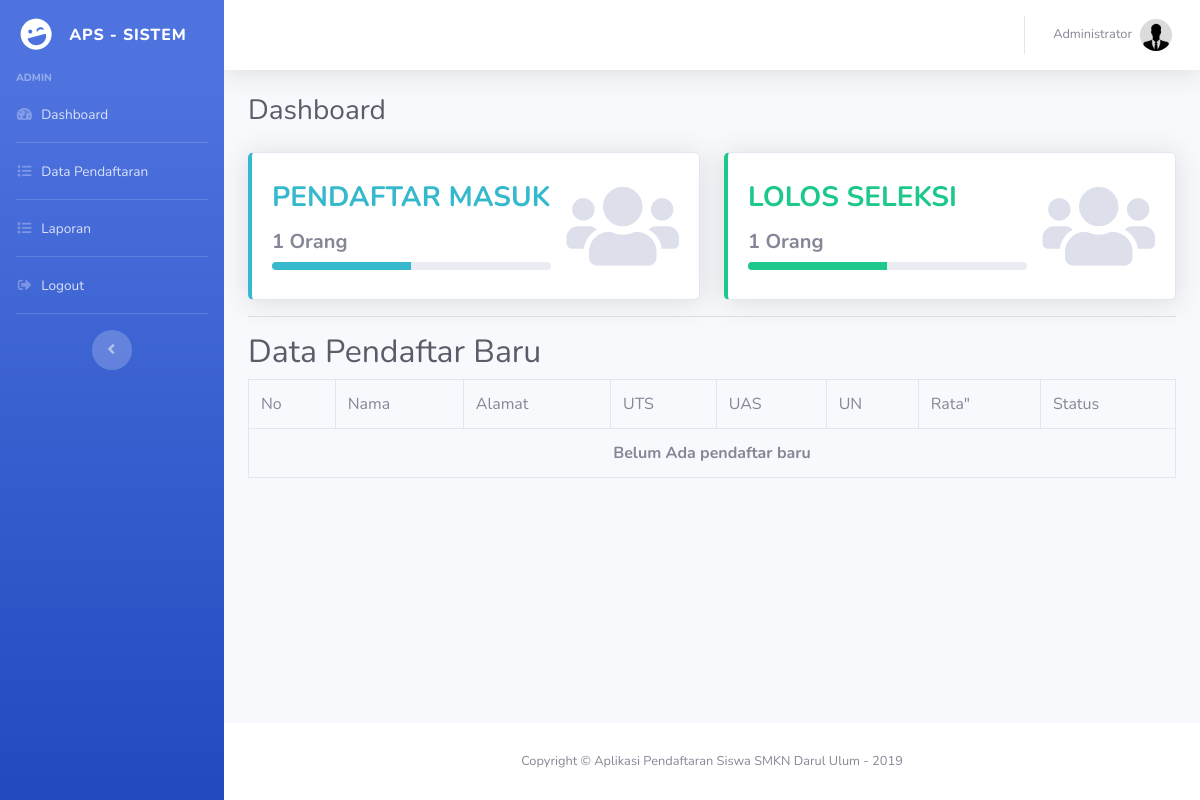
Page /admin/dashboard.php (signed in) on the earlier database version.
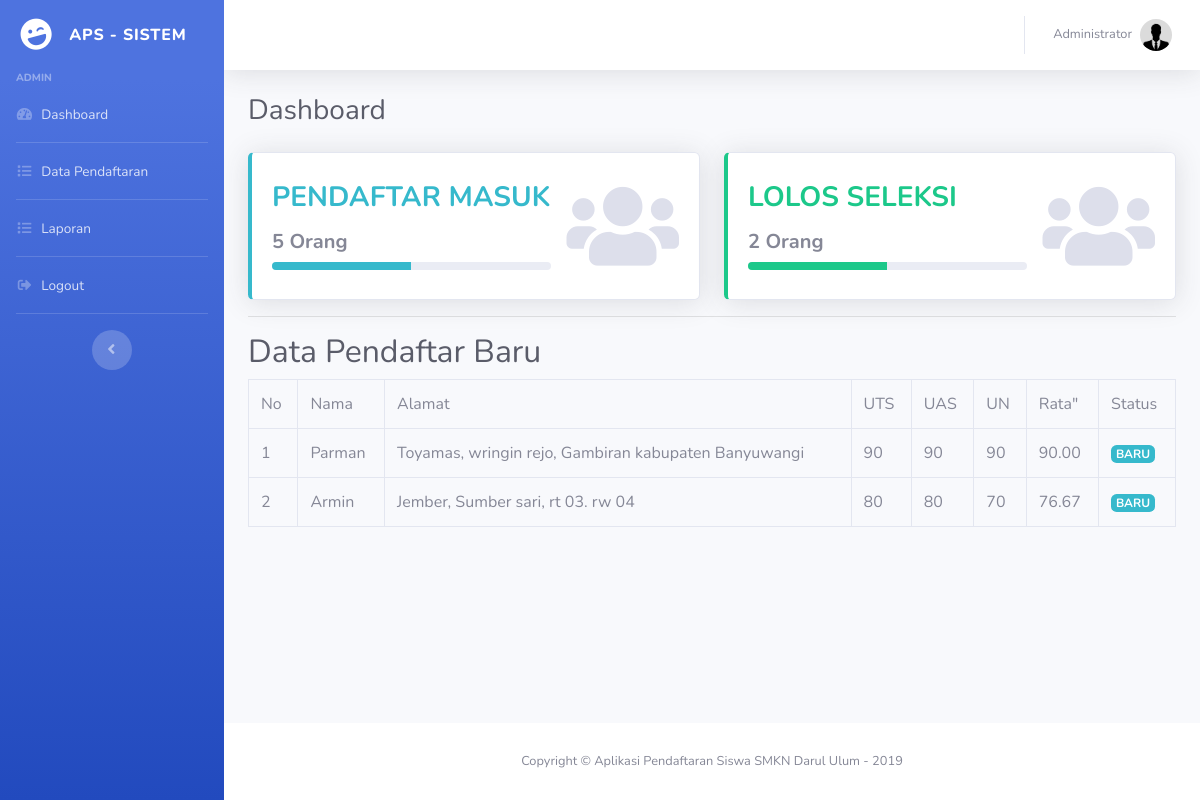
Same page on the later database version.
### tables this page shows
CREATE TABLE `nilai` (
  `id` int(11) NOT NULL,
  `nilai_un` double DEFAULT NULL,
  `nilai_us` double DEFAULT NULL,
  `nilai_uts_1` double NOT NULL,
  `status` int(1) NOT NULL,
  `pendaftar_id` int(11) DEFAULT NULL
);

CREATE TABLE `pendaftar` (
  `id` int(11) NOT NULL,
  `nama` varchar(100) DEFAULT NULL,
  `tmpt_lahir` varchar(100) DEFAULT NULL,
  `tgl_lahir` date DEFAULT NULL,
  `jenis_kelamin` enum('L','P') DEFAULT NULL,
  `agama` varchar(45) DEFAULT NULL,
  `alamat` text,
  `email` varchar(100) DEFAULT NULL,
  `telepon` varchar(45) DEFAULT NULL,
  `foto` varchar(100) NOT NULL,
  `users_id` int(11) DEFAULT NULL
);

### admin/dashboard_control.php (called while the page is built, shortened)
<?php
$all_pendaftar = mysqli_query($koneksi, "SELECT * FROM pendaftar, nilai WHERE pendaftar.id = nilai.pendaftar_id AND nilai.status = 0");
$jml_pendaftar = mysqli_query($koneksi, "SELECT * FROM pendaftar, nilai WHERE pendaftar.id = nilai.pendaftar_id");
$jml_lolos = mysqli_query($koneksi, "SELECT * FROM pendaftar, nilai WHERE pendaftar.id = nilai.pendaftar_id AND nilai.status = 1");
?>

### admin/dashboard.php (the view)
<?php include('../config/auto_load.php'); ?>
<?php include('dashboard_control.php') ?>
<?php include('../template/header.php'); ?>
<div class="container-fluid">
  <h1 class="h3 mb-4 text-gray-800">Dashboard</h1>
  <div class="row">
    <div class="col-md-6">
      <div class="card border-left-info shadow h-100 py-2">
        <div class="card-body">
          <div class="row no-gutters align-items-center">
            <div class="col mr-2">
              <div class="h3 font-weight-bold text-info text-uppercase mb-1">Pendaftar Masuk</div>
                <div class="h5 mt-3 font-weight-bold">
                  <?= mysqli_num_rows($jml_pendaftar) ?> Orang
                </div>
                <div class="row no-gutters align-items-center">
                  <div class="col">
                    <div class="progress progress-sm mr-2">
                      <div class="progress-bar bg-info" role="progressbar" style="width: 50%" aria-valuenow="50" aria-valuemin="0" aria-valuemax="100"></div>
                    </div>
                  </div>
                </div>
              </div>
              <div class="col-auto">
                <i class="fas fa-users fa-2x text-gray-300" style="font-size: 90px;"></i>
            </div>
          </div>
        </div>
      </div>
    </div>
    <div class="col-md-6">
        <div class="card border-left-success shadow h-100 py-2">
          <div class="card-body">
            <div class="row no-gutters align-items-center">
              <div class="col mr-2">
                <div class="h3 font-weight-bold text-success text-uppercase mb-1">Lolos Seleksi</div>
                  <div class="h5 mt-3 font-weight-bold">
                    <?= mysqli_num_rows($jml_lolos) ?> Orang
                  </div>
                  <div class="row no-gutters align-items-center">
                    <div class="col">
                      <div class="progress progress-sm mr-2">
                        <div class="progress-bar bg-success" role="progressbar" style="width: 50%" aria-valuenow="50" aria-valuemin="0" aria-valuemax="100"></div>
                      </div>
                    </div>
                  </div>
                </div>
                <div class="col-auto">
                  <i class="fas fa-users fa-2x text-gray-300" style="font-size: 90px;"></i>
              </div>
            </div>
          </div>
        </div>
    </div>
  </div>
  <hr class="mt-3">
  <h2 class="text-gray-800">Data Pendaftar Baru</h2>
  <div class="row">
    <div class="col-md-12">
      <table class="table table-bordered table-hover">
          <tr>
            <td>No</td>
            <td>Nama</td>
            <td>Alamat</td>
            <td>UTS</td>
            <td>UAS</td>
            <td>UN</td>
            <td>Rata"</td>
            <td>Status</td>
          </tr>
          <?php
          $no = 1;
          while($p = mysqli_fetch_array($all_pendaftar)) { ?>
          <tr>
            <td><?= $no++ ?></td>
            <td><?= $p['nama'] ?></td>
            <td><?= $p['alamat'] ?></td>
            <td><?= $p['nilai_uts_1'] ?></td>
            <td><?= $p['nilai_us'] ?></td>
            <td><?= $p['nilai_un'] ?></td>
            <td>
              <?=  number_format(($p['nilai_uts_1'] + $p['nilai_us'] + $p['nilai_un']) / 3, 2) ?>
            </td>
            <td><span class="badge badge-info">BARU</span></td>
          </tr>
          <?php }
          if(mysqli_num_rows($all_pendaftar) == 0) {
            echo "<tr><td colspan='8' align='center'><b>Belum Ada pendaftar baru</b></td></tr>";
          }
          ?>
      </table>
    </div>
  </div>
</div>
<?php include('../template/footer.php'); ?>

Differences in the rows shown:
added nilai: pendaftar.nama "Parman", pendaftar.alamat "Toyamas, wringin rejo, Gambiran kabupaten Banyuwangi", nilai_uts_1 "90", nilai_us "90", nilai_un "90", ($p['nilai_uts_1'] + $p['nilai_us'] + $p['nilai_un']) / 3 "90.00"
added nilai: pendaftar.nama "Armin", pendaftar.alamat "Jember, Sumber sari, rt 03. rw 04", nilai_uts_1 "80", nilai_us "80", nilai_un "70", ($p['nilai_uts_1'] + $p['nilai_us'] + $p['nilai_un']) / 3 "76.67"
Other differences:
mysqli_num_rows($jml_pendaftar): "1" → "5"
mysqli_num_rows($jml_lolos): "1" → "2"
text no longer shown: "Belum Ada pendaftar baru"
